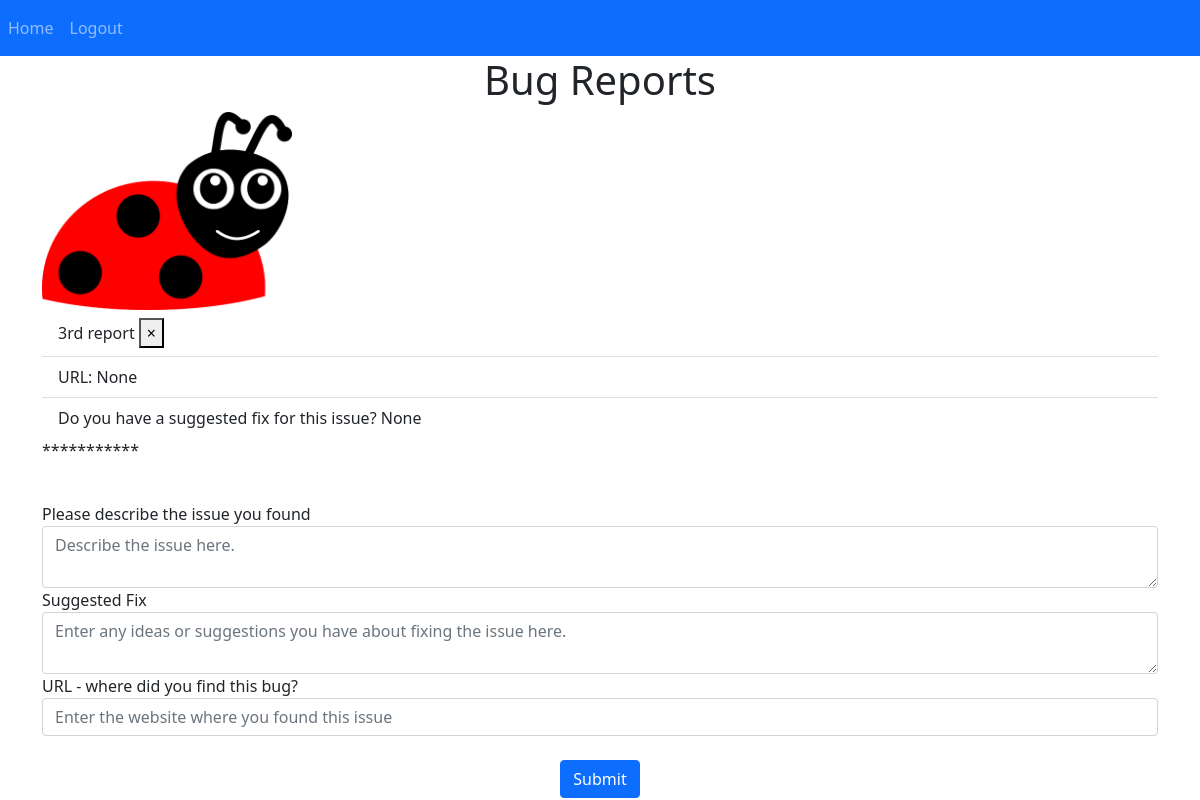
Screenshot of / (signed in) with the database file from the repository.
### website/models.py (models this page shows)
class Report(db.Model):
    id = db.Column(db.Integer, primary_key=True)
    issueDescription = db.Column(db.String(1500))
    url = db.Column(db.String(200))
    screenshot = db.Column(db.String(300))
    suggested_fix = db.Column(db.String(10000))
    resolution_status = db.Column(db.String(30))
    date = db.Column(db.DateTime(timezone=True), default=func.now())
    user_id = db.Column(db.Integer, db.ForeignKey('user.id'))

### website/views.py (the view, shortened to what this page needs)
@views.route('/', methods=['GET','POST'])
@login_required
def home():
    return render_template("home.html", user=current_user)

### website/__init__.py (called while the page is built)
def create_app():
    app = Flask(__name__)
    app.config['SECRET_KEY'] = 'random string'
    app.config['SQLALCHEMY_DATABASE_URI'] = f'sqlite:///{DB_NAME}'
    db.init_app(app)
    from .views import views
    from .auth import auth
    app.register_blueprint(views, url_prefix='/')
    app.register_blueprint(auth, url_prefix='/')
    from .models import User, Report
    create_database(app)
    login_manager = LoginManager()
    login_manager.login_view = 'auth.login'
    login_manager.init_app(app)
    @login_manager.user_loader
    def load_user(id):
        return User.query.get(int(id))
    return app

### website/templates/home.html
{% extends "base.html" %}{% block title %} Bug Report {% endblock %}
{% block content %}
<h1 align="center">Bug Reports</h1>
<img src="static/images/happy-ladybug.74cc4315.png" width="250" align="center">
<ul class="list-group list-group-flush" id="reports">
    {% for report in user.reports %}
    <li class="list-group-item">{{ report.issueDescription }}
    <button type="button" class="close" onClick="deleteReport({{ report.id }})">
        <span aria-hidden="true">&times;</span>
    </button>
    </li>
    <li class="list-group-item">URL: {{ report.url }}</li>
    <li class="list-group-item">Do you have a suggested fix for this issue? {{ report.suggested_fix }}</li>
    {% endfor %}
</ul>
<p>***********</p>
<br/>
    <form method="POST">
        <div class="form-group">
            <label>Please describe the issue you found</label>
            <textarea name="issueDescription" id="issueDescription" class="form-control" placeholder="Describe the issue here."></textarea>
        </div>
        <div class="form-group">
            <label>Suggested Fix</label>
            <textarea name="suggested_fix" id="suggested_fix" class="form-control" placeholder="Enter any ideas or suggestions you have about fixing the issue here."></textarea>
        </div>
        <div class="form-group">
            <label>URL - where did you find this bug?</label>
            <input type="text" name="url" id="url" class="form-control" placeholder="Enter the website where you found this issue">
        </div>
        <br/>
        <div align="center">
            <button type="submit" class="btn btn-primary">Submit </button>
        </div>
    </form>
{% endblock %}

### rows the page displays
Report: issueDescription "3rd report", url "None", suggested_fix "None"
